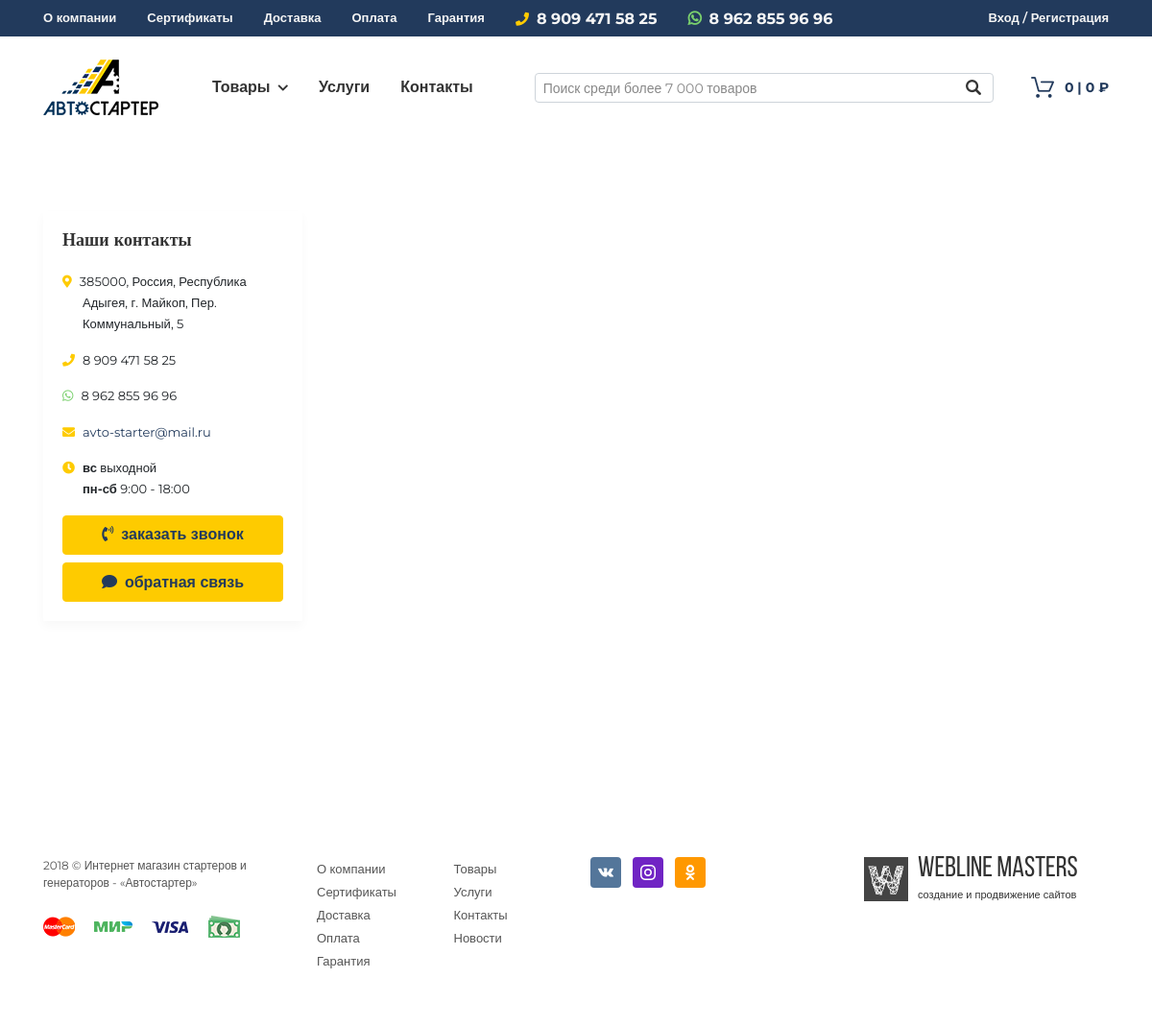
/contacts/, run on the app's committed database.
### contacts/models.py (models this page shows, shortened)
class Phone(models.Model):
    contact = models.ForeignKey('Contact', on_delete=models.CASCADE, verbose_name='Контакт', related_name='phones')
    phone = models.CharField(max_length=20, verbose_name='Телефон', null=True)
    class Meta:
        verbose_name = 'Телефон'
        verbose_name_plural = 'Телефоны'

class Messenger(models.Model):
    name = models.CharField(max_length=250, verbose_name='Название мессенджера')
    contact = models.ForeignKey('Contact', on_delete=models.CASCADE, verbose_name='Контакт', related_name='messengers')
    number = models.CharField(max_length=20, verbose_name='Номер', null=True)
    class Meta:
        verbose_name = 'Мессенджер'
        verbose_name_plural = 'Мессенджеры'

class Address(models.Model):
    contact = models.ForeignKey('Contact', on_delete=models.CASCADE, verbose_name='Контакт', related_name='addresses')
    address = models.CharField(max_length=250, verbose_name='Адрес', null=True)
    class Meta:
        verbose_name = 'Адрес'
        verbose_name_plural = 'Адреса'

class Email(models.Model):
    contact = models.ForeignKey('Contact', on_delete=models.CASCADE, verbose_name='Контакт', related_name='emails')
    email = models.CharField(max_length=250, verbose_name='E-mail', null=True)
    class Meta:
        verbose_name = 'E-mail'
        verbose_name_plural = 'E-mail'

class Schedule(models.Model):
    contact = models.ForeignKey('Contact', on_delete=models.CASCADE, verbose_name='Контакт', related_name='schedules')
    days_point = models.CharField(max_length=250, verbose_name='Дни недели', null=True)
    time_point = models.CharField(max_length=250, verbose_name='Время работы', null=True)
    class Meta:
        verbose_name = 'Пункт'
        verbose_name_plural = 'Режим работы'

class SocialLink(models.Model):
    contact = models.ForeignKey('Contact', on_delete=models.CASCADE, verbose_name='Контакт', related_name='social_links')
    name = models.CharField(max_length=250, verbose_name='Название социальной сети')
    social_link = models.URLField(max_length=250, verbose_name='Ссылка')
    class Meta:
        verbose_name = 'Социальная сеть'
        verbose_name_plural = 'Социальные сети'

### contacts/views.py (the view)
# urls.py: path('contacts/', include('contacts.urls')),
def contacts(request):
    phones = Phone.objects.all()
    messengers = Messenger.objects.all()
    social_links = SocialLink.objects.all()
    schedule = Schedule.objects.all()
    emails = Email.objects.all()
    addresses = Address.objects.all()
    context = {
        'phones': phones,
        'messengers': messengers,
        'social_links': social_links,
        'schedule': schedule,
        'emails': emails,
        'addresses': addresses,
    }
    return render(request, 'contacts/contacts.html', context)

### templates/contacts/contacts.html (shortened to what this page needs)
{% extends 'base.html' %}
{% load static %}
{% block content %}
    <div class="container">
        <div class="row">
            <div class="col-xl-3">
                <div class="contacts-info">
                    <h1>Наши контакты</h1>
                    <address>
                        <ul class="list-unstyled">
                            <li>
                                <i class="fas fa-map-marker-alt i-pre" style="color:#fecb00;"></i>{% for address in addresses %}{{ address.address }}<br>{% endfor %}
                            </li>
                            <li>
                                <i class="fas fa-phone i-pre" style="color:#fecb00;"></i>{% for phone in phones %}{{ phone.phone }}<br>{% endfor %}
                            </li>
                            <li>
                                <i class="fab fa-whatsapp i-pre" style="color:#7ad06d;"></i>{% for messenger in messengers %}{{ messenger.number }}<br>{% endfor %}
                            </li>
                            <li>
                                <i class="fas fa-envelope i-pre" style="color:#fecb00;"></i>{% for email in emails %}<a href="mailto:{{ email.email }}">{{ email.email }}</a><br>{% endfor %}
                            </li>
                            <li>
                                <i class="fas fa-clock i-pre" style="color:#fecb00;"></i>{% for point in schedule %}<b>{{ point.days_point }}</b> {{ point.time_point }}<br>{% endfor %}
                            </li>
                        </ul>
                    </address>
                    <a class="btn btn-primary btn-block" href="#" role="button" data-toggle="modal" data-target="#exampleModal"><i class="fas fa-phone-volume i-pre"></i>заказать звонок</a>
                    <a class="btn btn-primary btn-block" href="#" role="button" data-toggle="modal" data-target="#exampleModal2"><i class="fas fa-comment i-pre"></i>обратная связь</a>
                </div>
            </div>
        </div>
    </div>
    <div id="MapContacts" style="width: 100%; height: 700px"></div>
{% endblock %}

### templates/base.html (shortened to what this page needs)
{% load static %}
{% load flatpages %}
{% get_flatpages as flatpages %}
<!doctype html>
<html lang="ru">
    <head>
        <link rel="stylesheet" href="{% static 'css/bootstrap.min.css' %}">
        <link rel="stylesheet" href="https://use.fontawesome.com/releases/v5.6.3/css/all.css">
        <link rel="stylesheet" href="{% static 'css/smartphoto.min.css' %}">
        <link rel="stylesheet" href="{% static 'css/style.css' %}">
    </head>
    <body>
        <nav class="navbar navbar-expand-lg navbar-dark bg-secondary d-none d-lg-block">
            <div class="container">
                <div class="collapse navbar-collapse">
                    <ul class="navbar-nav">
                        {% for page in flatpages %}
                            <li class="nav-item">
                                <a class="nav-link" href="{{ page.url }}">{{ page.title }}</a>
                            </li>
                        {% endfor %}
                    </ul>
                    <span class="navbar-text">
                        <i class="fas fa-phone i-pre fa-sm" style="color:#fecb00;"></i>{{ phone.phone }}
                    </span>
                    <span class="navbar-text">
                        <i class="fab fa-whatsapp i-pre" style="color:#7ad06d;"></i>{{ messenger.number }}
                    </span>
                    <ul class="navbar-nav ml-auto">
                        {% if user.is_authenticated %}
                            <li class="nav-item dropdown">
                                <a class="nav-link dropdown-toggle" href="{% url 'profile' %}">
                                    <i class="fas fa-user i-pre" style="color:#fecb00;"></i>{{ user.username }}<i class="fas fa-chevron-down fa-xs i-post"></i>
                                </a>
                                <div class="dropdown-menu pt-3">
                                    <a class="dropdown-item" href="{% url 'profile' %}">Профиль</a>
                                    <a class="dropdown-item" href="{% url 'orders' %}">Заказы</a>
                                    <div class="dropdown-divider"></div>
                                    <a class="dropdown-item" href="{% url 'signout' %}">Выход</a>
                                </div>
                            </li>
                        {% else %}
                            <li class="nav-item">
                                <a class="nav-link" href="{% url 'signin' %}">Вход / Регистрация</a>
                            </li>
                        {% endif %}
                    </ul>
                </div>
            </div>
        </nav>
        <nav class="navbar navbar-expand-lg navbar-light sticky mb-3">
            <div class="container">
                <a class="navbar-brand" href="{% url 'index' %}">
                    <img src="{% static 'images/logo-header.png' %}" alt="" class="top-logo d-lg-block d-none">
                </a>
                <div class="collapse navbar-collapse">
                    <ul class="navbar-nav mx-0 mx-xl-4">
                        <li class="nav-item dropdown dropdown-mega">
                            <a class="nav-link dropdown-toggle" href="#" role="button" data-toggle="dropdown">
                                Товары<i class="fas fa-chevron-down fa-xs i-post"></i>
                            </a>
                        </li>
                        <li class="nav-item">
                            <a class="nav-link" href="{% url 'catalog' %}">Услуги</a>
                        </li>
                        <li class="nav-item">
                            <a class="nav-link" href="{% url 'contacts' %}">Контакты</a>
                        </li>
                    </ul>
                    <form class="input-group input-group-sm input-search mx-0 mx-xl-4" action="{% url 'search_products' %}">
                        <input type="text" name="query" class="form-control is-mouse-focused" value="{{ request.GET.query }}" placeholder="Поиск среди более 7 000 товаров">
                        <div class="input-group-append">
                            <button class="btn is-mouse-focused" type="submit"></button>
                        </div>
                    </form>
                    <ul class="navbar-nav">
                        <li class="nav-item">
                            <a class="cart-info nav-link have-icon cart-link i-cart mr-0" href="{% url 'cart' %}">{{ cart_len }} | {{ cart.get_total_price }} ₽</a>
                        </li>
                    </ul>
                </div>
            </div>
        </nav>
        {% block content %}{% endblock %}
        <footer class="footer">
            <div class="container">
                <div class="row">
                    <div class="col-xl-3 col-md-6">
                        <p class="footer-company-name">2018 © Интернет магазин стартеров и генераторов - «Автостартер»</p>
                        <ul class="list-inline list-payments">
                            <li class="list-inline-item">
                                <a href="#" title="">
                                    <img src="{% static 'images/i-p1.png' %}" alt="...">
                                </a>
                            </li>
                            <li class="list-inline-item">
                                <a href="#" title="">
                                    <img src="{% static 'images/i-p2.png' %}" alt="...">
                                </a>
                            </li>
                            <li class="list-inline-item">
                                <a href="#" title="">
                                    <img src="{% static 'images/i-p3.png' %}" alt="...">
                                </a>
                            </li>
                            <li class="list-inline-item">
                                <a href="#" title="">
                                    <img src="{% static 'images/i-p4.png' %}" alt="...">
                                </a>
                            </li>
                        </ul>
                    </div>
                    <div class="col-xl-3 col-md-6">
                        <div class="row">
                            <div class="col-sm-6">
                                <ul class="list-unstyled">
                                    {% for page in flatpages %}
                                        <li><a href="{{ page.url }}" title="">{{ page.title }}</a></li>
                                    {% endfor %}
                                </ul>
                            </div>
                            <div class="col-sm-6">
                                <ul class="list-unstyled">
                                    <li><a href="{% url 'catalog' %}" title="">Товары</a></li>
                                    <li><a href="{% url 'catalog' %}" title="">Услуги</a></li>
                                    <li><a href="{% url 'contacts' %}" title="">Контакты</a></li>
                                    <li><a href="{% url 'news' %}" title="">Новости</a></li>
                                </ul>
                            </div>
                        </div>
                    </div>
                    <div class="col-xl-3 col-md-6">
                        <ul class="list-inline">
                            {% for social_link in social_links %}
                            <li class="list-inline-item">
                                <a href="{{ social_link.social_link }}" target="_blank" title="" class="footer-social {{ social_link.name }}"></a>
                            </li>
                            {% endfor %}
                        </ul>
                    </div>
                    <div class="col-xl-3 col-md-6">
                        <a class="devlogo" href="http://wlms.info" target="_blank">
                            <img src="{% static 'images/devlogo.png' %}" alt="...">
                            <div class="devlogo-text">
                                <span>Webline Masters</span>
                                <span>создание и продвижение сайтов</span>
                            </div>
                        </a>
                    </div>
                </div>
            </div>
        </footer>
    </body>
</html>

### data on the page
Phone: phone "8 909 471 58 25"
Messenger: number "8 962 855 96 96"
Address: address "385000, Россия, Республика Адыгея, г. Майкоп, Пер. Коммунальный, 5"
Email: email "avto-starter@mail.ru"
Schedule: days_point "вс", time_point "выходной"
Schedule: days_point "пн-сб", time_point "9:00 - 18:00"
SocialLink: shows a picture
SocialLink: shows a picture
SocialLink: shows a picture

### other printed values
{{ page.title }} "О компании"
{{ page.title }} "Сертификаты"
{{ page.title }} "Доставка"
{{ page.title }} "Оплата"
{{ page.title }} "Гарантия"
{{ cart_len }} "0"
{{ cart.get_total_price }} "0"
